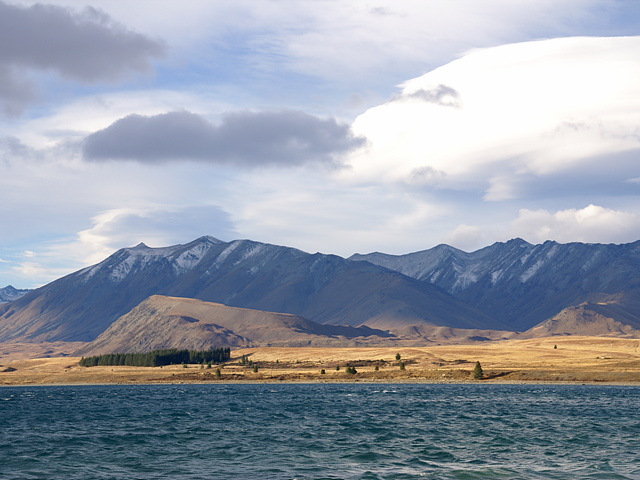
#> input picture reference-opencv/opencv-basics-transform/data/tekapo.bmp, 640 x 480 px
$ python translate.py
#> lines starting #> are read from the running program, lines starting #| are printed output that depends on the picture
import sys
import cv2
import numpy as np
import sys

src = cv2.imread('./data/tekapo.bmp', cv2.IMREAD_COLOR)
#> src is the input picture: shape (480, 640, 3); mean B, G, R 169.8, 157.4, 149.7

if src is None:
    print('Image load failed')
    sys.exit()

shift = np.array([10,20], dtype= np.float32).reshape(-1,1) # (2, 1), 10 right, 20 down:
aff = np.concatenate([np.eye(2), shift], axis=1) # (2, 3)

translated = cv2.warpAffine(src, aff, (0,0))
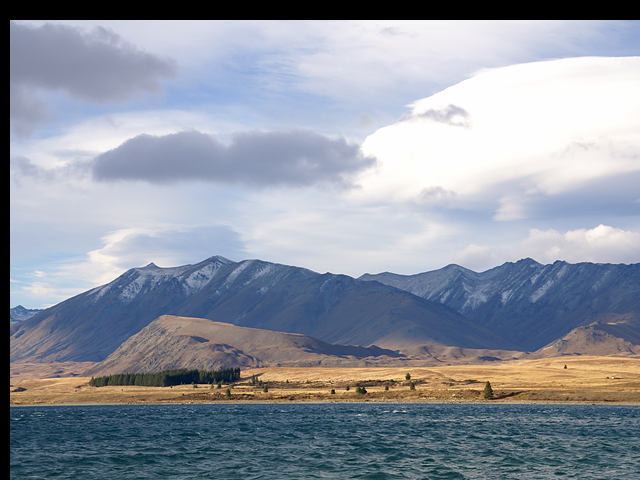
#> translated: shape (480, 640, 3); mean B, G, R 162.6, 150.6, 143.8
# [x, y] <- [[1, 0, 10], [0, 1, 20]]@[ [x], [y]]

cv2.imshow('src', src)
cv2.imshow('translated', translated)
cv2.waitKey()
cv2.destroyAllWindows()

$ run again, with reference-opencv/opencv-basics-transform/data/cat.bmp copied over reference-opencv/opencv-basics-transform/data/tekapo.bmp
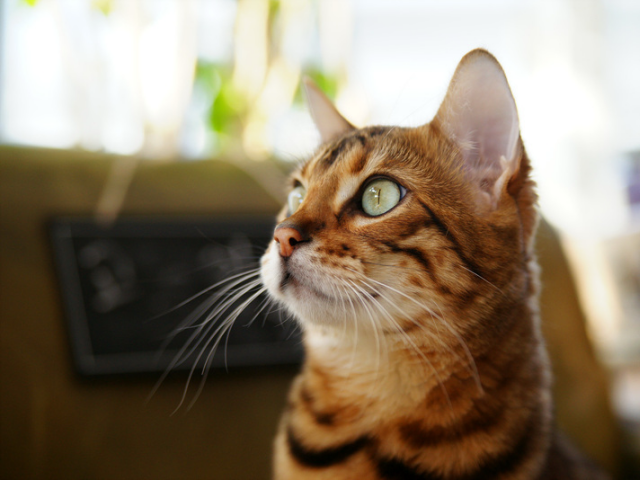
#> input picture reference-opencv/opencv-basics-transform/data/cat.bmp, 640 x 480 px
#> src is the input picture: shape (480, 640, 3); mean B, G, R 104.5, 125.6, 140.8
#> `translated = cv2.warpAffine(src, aff, (0,0))`:
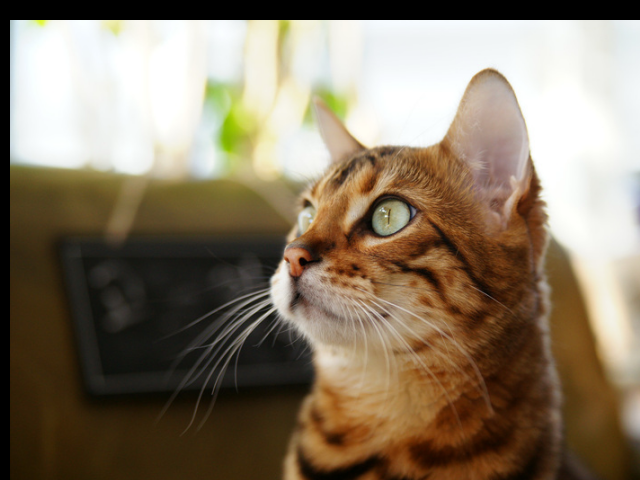
#> translated: shape (480, 640, 3); mean B, G, R 101.4, 121.4, 135.6

$ run again, with reference-opencv/opencv-basics-transform/data/rose.bmp copied over reference-opencv/opencv-basics-transform/data/tekapo.bmp
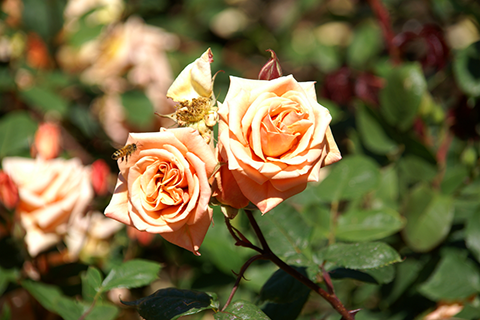
#> input picture reference-opencv/opencv-basics-transform/data/rose.bmp, 480 x 320 px
#> src is the input picture: shape (320, 480, 3); mean B, G, R 63.1, 103.6, 116.2
#> `translated = cv2.warpAffine(src, aff, (0,0))`:
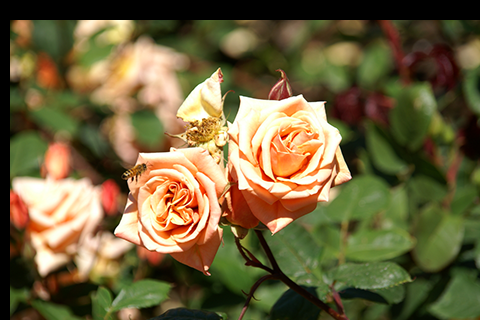
#> translated: shape (320, 480, 3); mean B, G, R 60.4, 98.2, 111.1
